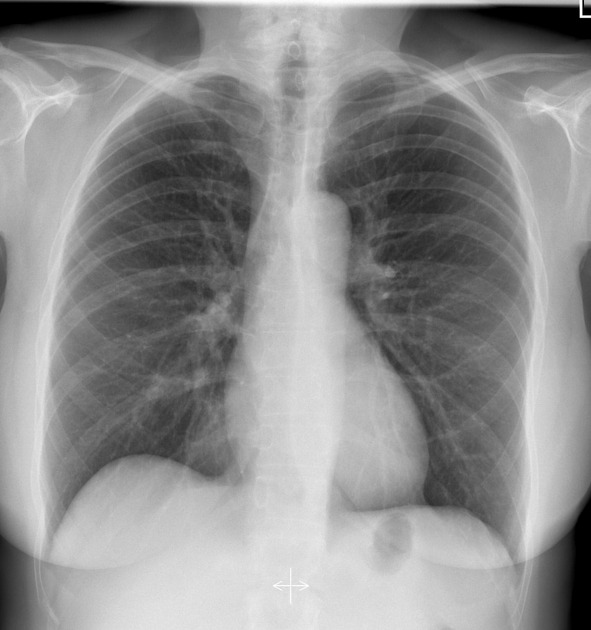
#> input picture images/chest_xray.jpeg, 591 x 630 px, found by its file name
$ jupyter execute Assignment1.ipynb   (shell and % lines are left out)
#> lines starting #> are read from the running program, lines starting #| are printed output that depends on the picture; after the words box and inside, x2 and y2 are one past the last pixel; in counts of white or black regions, pixels touching at a corner belong together; long printed decimals are rounded
<a href="https://colab.research.google.com/github/AkhilaSunesh/Medical_Image_Processing/blob/main/Assignment1.ipynb" target="_parent"></a>

Name: Akhila Sunesh
Roll No: 16
Subject: Computational Mathematics for Engineers
Subject Code:

[cell 1]
# Install required libraries

import numpy as np
import matplotlib.pyplot as plt
from skimage import io, color
import time
from google.colab import files
import os

# Upload images from computer
uploaded = files.upload()
#> the answer given: chest_xray.jpeg

# ===============================
# Union-Find Data Structure
# ===============================

class UnionFind:
    def __init__(self, n):
        self.parent = list(range(n))
        self.size = [1]*n
        self.intensity = [0]*n

    def find(self, x):
        if self.parent[x] != x:
            self.parent[x] = self.find(self.parent[x])
        return self.parent[x]

    def union(self, x, y, weight, k):
        xroot = self.find(x)
        yroot = self.find(y)

        if xroot == yroot:
            return False

        threshold_x = self.intensity[xroot] + k/self.size[xroot]
        threshold_y = self.intensity[yroot] + k/self.size[yroot]

        if weight <= min(threshold_x, threshold_y):

            if self.size[xroot] < self.size[yroot]:
                xroot, yroot = yroot, xroot

            self.parent[yroot] = xroot
            self.size[xroot] += self.size[yroot]
            self.intensity[xroot] = max(self.intensity[xroot], weight)

            return True

        return False


# ===============================
# Build Graph
# ===============================

def build_graph(image):

    edges = []
    h, w = image.shape

    for i in range(h):
        for j in range(w):

            idx = i*w + j

            if i < h-1:
                weight = abs(int(image[i,j]) - int(image[i+1,j]))
                edges.append((idx, idx+w, weight))

            if j < w-1:
                weight = abs(int(image[i,j]) - int(image[i,j+1]))
                edges.append((idx, idx+1, weight))

    return edges


# ===============================
# Image Segmentation
# ===============================

def segment_image(image, k=300):

    h, w = image.shape
    n = h*w

    edges = build_graph(image)
    edges.sort(key=lambda x: x[2])

    uf = UnionFind(n)

    for u,v,weight in edges:
        uf.union(u,v,weight,k)

    segments = np.zeros(n)

    for i in range(n):
        segments[i] = uf.find(i)

    return segments.reshape(h,w)


# ===============================
# Denoising
# ===============================

def denoise_image(image, segments):

    unique_segments = np.unique(segments)
    denoised = np.zeros_like(image)

    for seg in unique_segments:
        mask = segments == seg
        mean_val = np.mean(image[mask])
        denoised[mask] = mean_val

    return denoised


# ===============================
# Metrics
# ===============================

def compute_metrics(original, denoised):

    mse = np.mean((original - denoised)**2)

    if mse == 0:
        psnr = 100
    else:
        psnr = 20 * np.log10(255 / np.sqrt(mse))

    return mse, psnr


# ===============================
# Process Uploaded Images
# ===============================

for filename in uploaded.keys():

    print("\nProcessing:", filename)

    image = io.imread(filename)
#> image is the input picture: shape (630, 591); min 0, max 255, mean 141.5

    # Convert to grayscale if needed
    if len(image.shape) == 3:
        image = color.rgb2gray(image)
        image = (image*255).astype(np.uint8)

    start = time.time()

    segments = segment_image(image)
#> after the loop in build_graph, `for i in range(h):`: edges = 743439 items
#> the loop in segment_image, `for u,v,weight in edges:` made 743439 passes
#> (u, v, xroot in union, yroot in union, threshold_x in union) on passes 1 to 3: (0, 1, 0, 1, 300), (1, 2, 0, 2, 150), (3, 4, 3, 4, 300)
#> in segment_image, `return segments.reshape(h,w)`:
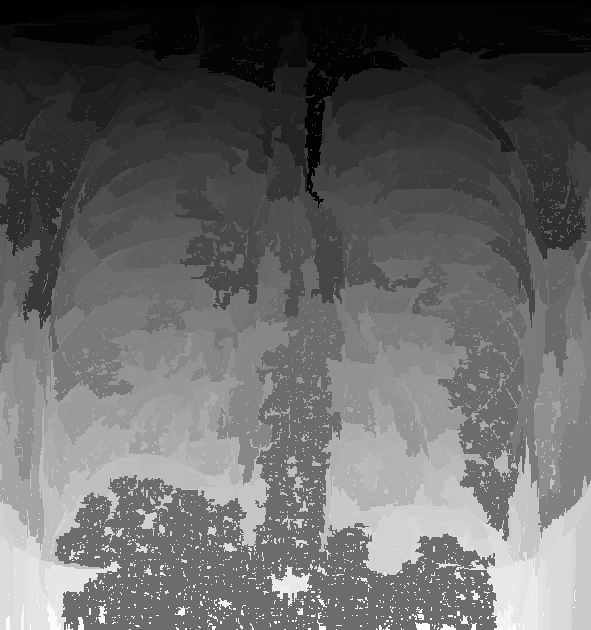
#> returned value: shape (630, 591) float64; min 0, max 372142, mean 148737.7; drawn with min black and max white

    denoised = denoise_image(image, segments)
#> in denoise_image, `unique_segments = np.unique(segments)`: unique_segments = 6036 values from 0 to 372142
#> the loop in denoise_image, `for seg in unique_segments:` made 6036 passes
#> (seg, mean_val) on passes 2 to 4: (216, 246.5), (403, 243.8), (583, 13)
#> pass 1, in denoise_image, `mask = segments == seg`:
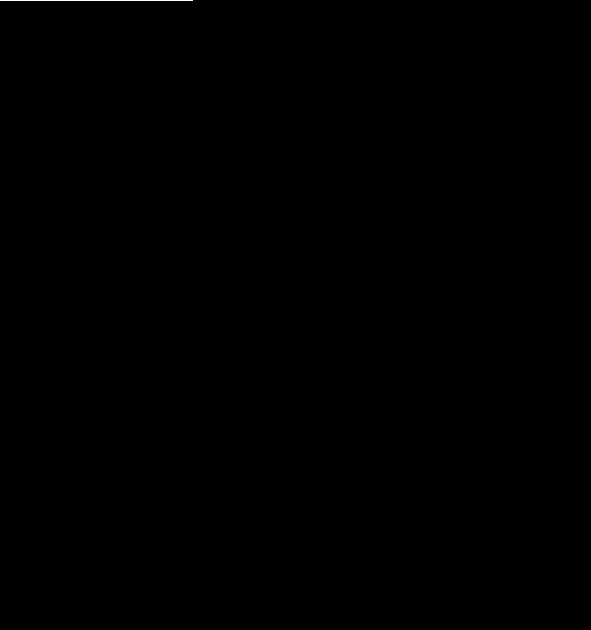
#> mask: shape (630, 591) bool; 0.05% white in thin lines or dots, all inside (x1, y1, x2, y2) = (0, 0, 193, 1)
#> pass 2, in denoise_image, `mask = segments == seg`:
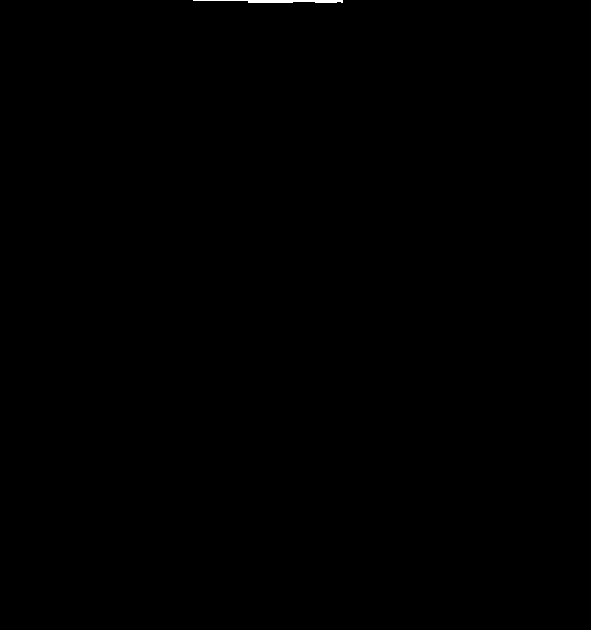
#> mask: shape (630, 591) bool; 0.08% white; 1 white region, box (x1, y1, x2, y2) and area: (193, 0, 343, 3) 314
#> after the loop in denoise_image, `for seg in unique_segments:`:
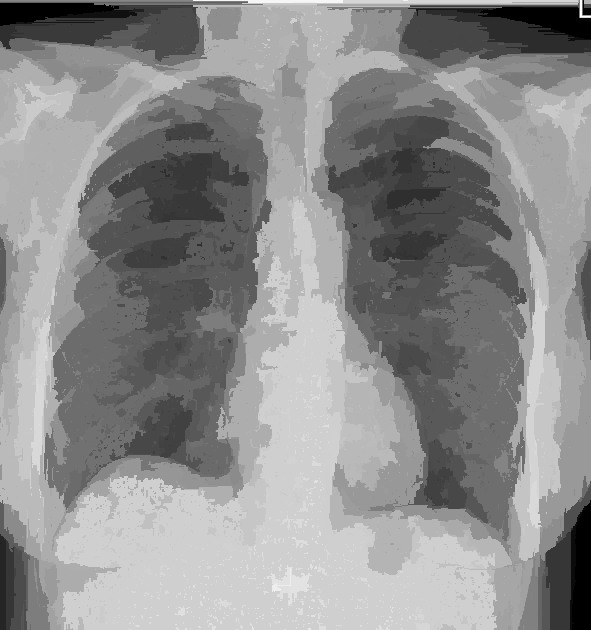
#> denoised: shape (630, 591); min 0, max 254, mean 141

    end = time.time()

    mse, psnr = compute_metrics(image, denoised)
#> in compute_metrics, `mse = np.mean((original - denoised)**2)`: mse = 67.68
#> in compute_metrics, `psnr = 20 * np.log10(255 / np.sqrt(mse))`: psnr = 29.83
#> mse = 67.68; psnr = 29.83

    print("Number of segments:", len(np.unique(segments)))
#| Number of segments: 6036
    print("MSE:", mse)
#| MSE: 67.680
    print("PSNR:", psnr)
#| PSNR: 29.826
    print("Execution time:", end-start)

    # ===============================
    # Display Images
    # ===============================

    plt.figure(figsize=(12,4))

    plt.subplot(1,3,1)
    plt.title("Original Image")
    plt.imshow(image, cmap='gray')
    plt.axis("off")

    plt.subplot(1,3,2)
    plt.title("Segmented Image")
    plt.imshow(segments, cmap='nipy_spectral')
    plt.axis("off")

    plt.subplot(1,3,3)
    plt.title("Denoised Image")
    plt.imshow(denoised, cmap='gray')
    plt.axis("off")

    plt.show()


    # ===============================
    # SEGMENTATION HISTOGRAM
    # ===============================

    segment_ids, counts = np.unique(segments, return_counts=True)
#> segment_ids = 6036 values from 0 to 372142; counts = 6036 values, max 53453 at index 2458, min 1 at index 3, mean 61.68

    plt.figure(figsize=(8,4))
    plt.title("Segment Size Distribution")
    plt.bar(range(len(counts)), counts)
    plt.xlabel("Segment Index")
    plt.ylabel("Number of Pixels")
    plt.show()
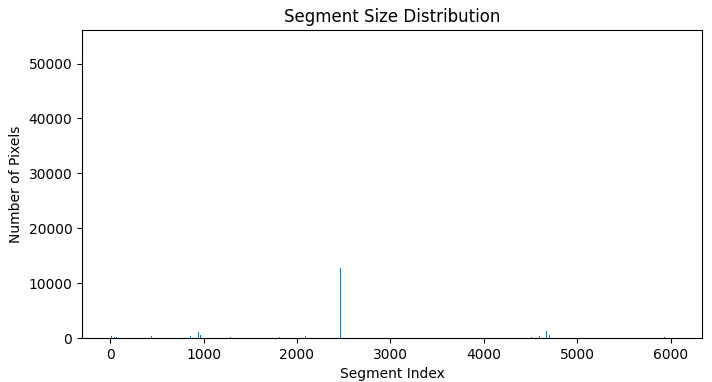
#> figure drawn by matplotlib, 1 panel; tallest bar 53453 high, from x = 2457.6 to 2458.4


    # ===============================
    # INTENSITY HISTOGRAM
    # ===============================

    plt.figure(figsize=(8,4))
    plt.title("Pixel Intensity Histogram")

    plt.hist(image.flatten(), bins=50, alpha=0.6, label="Original")
    plt.hist(denoised.flatten(), bins=50, alpha=0.6, label="Denoised")

    plt.xlabel("Intensity")
    plt.ylabel("Frequency")
    plt.legend()

    plt.show()
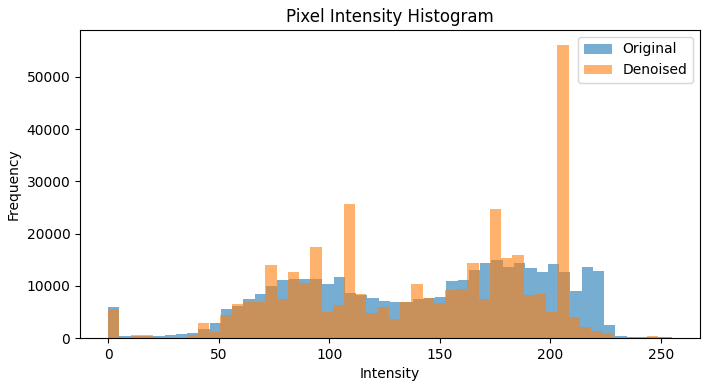
#> figure drawn by matplotlib, 1 panel; tallest bar 14889 high, from x = 173.4 to 178.5; tallest bar 56147 high, from x = 203.2 to 208.3


    # ===============================
    # Save Results (for LaTeX report)
    # ===============================

    base_name, _ = os.path.splitext(filename)

    seg_name = "seg_" + base_name + ".jpeg"
    denoise_name = "denoise_" + base_name + ".jpeg"

    plt.imsave(seg_name, segments, cmap='nipy_spectral')
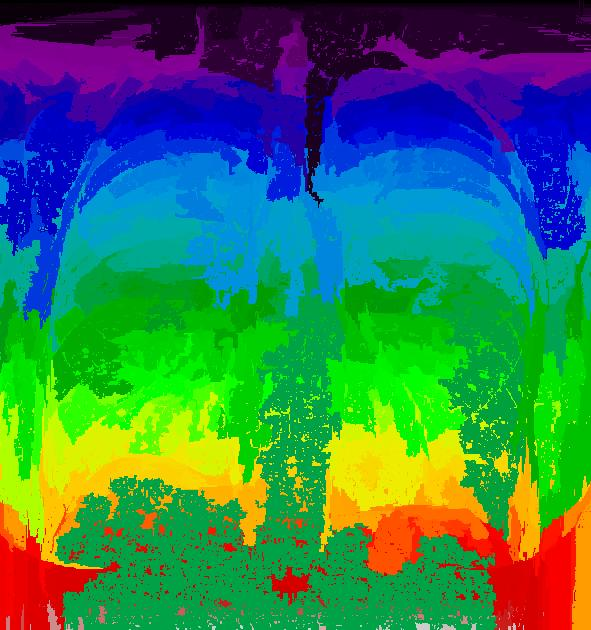
#> saved as seg_chest_xray.jpeg: shape (630, 591, 3); mean R, G, B 53.6, 120.4, 86.2
    plt.imsave(denoise_name, denoised, cmap='gray')

    print("Saved:", seg_name)
    print("Saved:", denoise_name)
